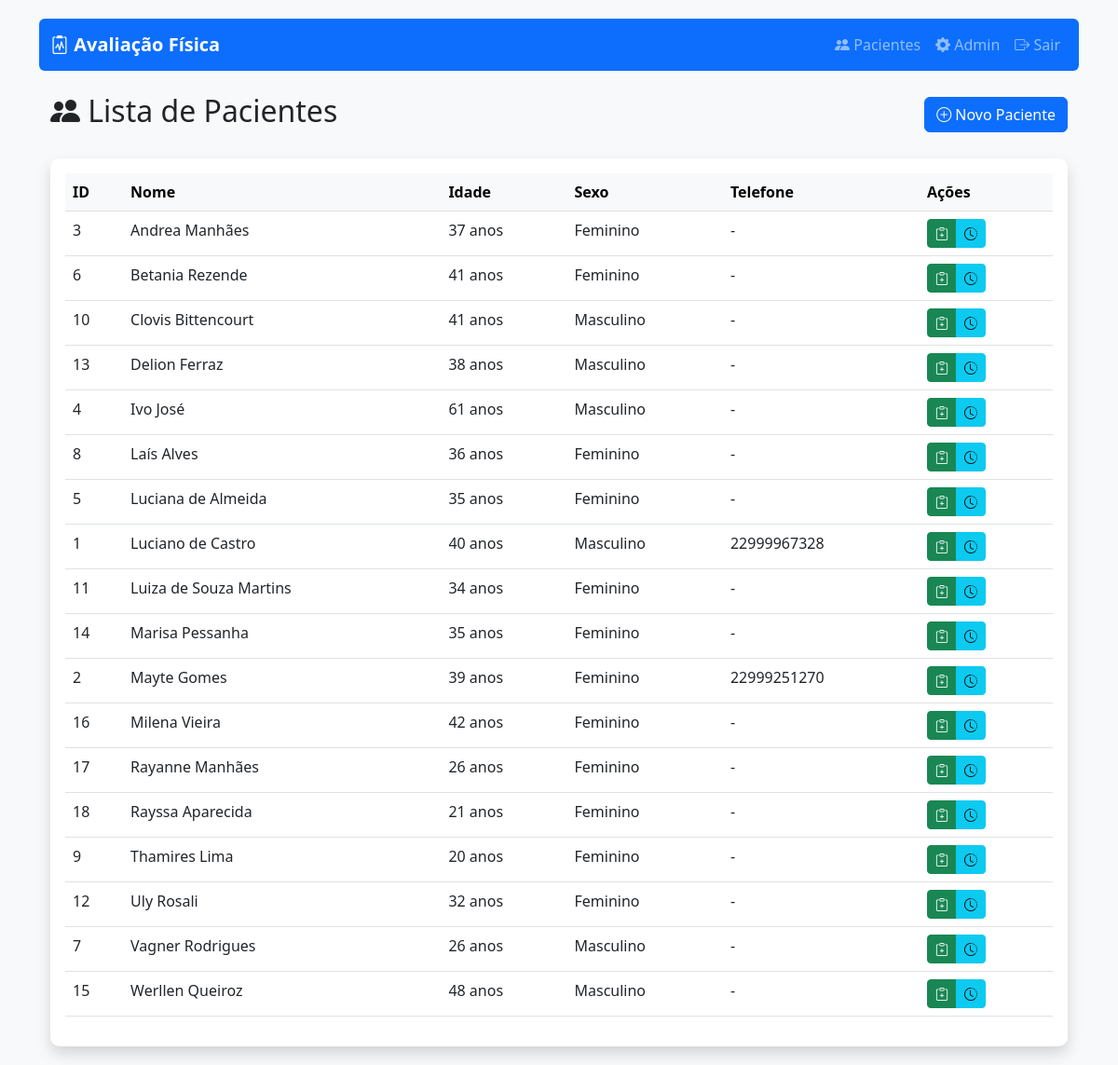
/pacientes/ (signed in), run on the app's committed database.
### avaliacao/models.py (models this page shows, shortened)
class Paciente(models.Model):
    SEXO_CHOICES = [('M', 'Masculino'), ('F', 'Feminino')]
    nome = models.CharField(max_length=100)
    sexo = models.CharField(max_length=1, choices=SEXO_CHOICES)
    data_nascimento = models.DateField()
    telefone = models.CharField(max_length=15, blank=True)
    email = models.EmailField(blank=True)
    observacoes = models.TextField(blank=True)
    @property
    def idade(self):
        hoje = date.today()
        return hoje.year - self.data_nascimento.year - (
            (hoje.month, hoje.day) < (self.data_nascimento.month, self.data_nascimento.day)
        )

### avaliacao/views.py (the view)
# urls.py: path('pacientes/', views.lista_pacientes, name='lista_pacientes'),
@login_required
def lista_pacientes(request):
    pacientes = Paciente.objects.all().order_by('nome')
    return render(request, 'avaliacao/lista_pacientes.html', {
        'pacientes': pacientes,
        'titulo': 'Lista de Pacientes'
    })

### avaliacao/templates/avaliacao/lista_pacientes.html (shortened to what this page needs)
{% extends 'avaliacao/base.html' %}
{% block content %}
<div class="container mt-4">
    <div class="d-flex justify-content-between align-items-center mb-4">
        <h2><i class="bi bi-people-fill"></i> Lista de Pacientes</h2>
        <a href="{% url 'avaliacao:novo_paciente' %}" class="btn btn-primary">
            <i class="bi bi-plus-circle"></i> Novo Paciente
        </a>
    </div>
    <div class="card shadow">
        <div class="card-body">
            <div class="table-responsive">
                <table class="table table-hover">
                    <thead class="table-light">
                        <tr>
                            <th>ID</th>
                            <th>Nome</th>
                            <th>Idade</th>
                            <th>Sexo</th>
                            <th>Telefone</th>
                            <th>Ações</th>
                        </tr>
                    </thead>
                    <tbody>
                        {% for paciente in pacientes %}
                        <tr>
                            <td>{{ paciente.id }}</td>
                            <td>{{ paciente.nome }}</td>
                            <td>{{ paciente.idade }} anos</td>
                            <td>{{ paciente.get_sexo_display }}</td>
                            <td>{{ paciente.telefone|default:"-" }}</td>
                            <td>
                                <div class="btn-group" role="group">
                                    <a href="{% url 'avaliacao:nova_avaliacao' paciente.id %}"
                                       class="btn btn-sm btn-success"
                                       title="Nova Avaliação">
                                        <i class="bi bi-clipboard-plus"></i>
                                    </a>
                                    <a href="{% url 'avaliacao:historico_avaliacoes' paciente.id %}"
                                       class="btn btn-sm btn-info"
                                       title="Ver Histórico">
                                        <i class="bi bi-clock-history"></i>
                                    </a>
                                </div>
                            </td>
                        </tr>
                        {% empty %}
                        <tr>
                            <td colspan="6" class="text-center text-muted">
                                Nenhum paciente cadastrado ainda.
                            </td>
                        </tr>
                        {% endfor %}
                    </tbody>
                </table>
            </div>
        </div>
    </div>
</div>
{% endblock %}

### avaliacao/templates/avaliacao/base.html (style rules this page uses)
body { background-color: #f8f9fa; padding-top: 20px; }
.card { border-radius: 10px; box-shadow: 0 4px 6px rgba(0, 0, 0, 0.1); margin-bottom: 20px; border: none; }

### avaliacao/templates/avaliacao/lista_pacientes.html (style rules this page uses)
.btn-group .btn { padding: 0.25rem 0.5rem; }

### data on the page
Paciente: id "3", nome "Andrea Manhães", idade "37", sexo "Feminino", telefone "-"
Paciente: id "6", nome "Betania Rezende", idade "41", sexo "Feminino", telefone "-"
Paciente: id "10", nome "Clovis Bittencourt", idade "41", sexo "Masculino", telefone "-"
Paciente: id "13", nome "Delion Ferraz", idade "38", sexo "Masculino", telefone "-"
Paciente: id "4", nome "Ivo José", idade "61", sexo "Masculino", telefone "-"
Paciente: id "8", nome "Laís Alves", idade "36", sexo "Feminino", telefone "-"
Paciente: id "5", nome "Luciana de Almeida", idade "35", sexo "Feminino", telefone "-"
Paciente: id "1", nome "Luciano de Castro", idade "40", sexo "Masculino", telefone "22999967328"
Paciente: id "11", nome "Luiza de Souza Martins", idade "34", sexo "Feminino", telefone "-"
Paciente: id "14", nome "Marisa Pessanha", idade "35", sexo "Feminino", telefone "-"
Paciente: id "2", nome "Mayte Gomes", idade "39", sexo "Feminino", telefone "22999251270"
Paciente: id "16", nome "Milena Vieira", idade "42", sexo "Feminino", telefone "-"
Paciente: id "17", nome "Rayanne Manhães", idade "26", sexo "Feminino", telefone "-"
Paciente: id "18", nome "Rayssa Aparecida", idade "21", sexo "Feminino", telefone "-"
Paciente: id "9", nome "Thamires Lima", idade "20", sexo "Feminino", telefone "-"
Paciente: id "12", nome "Uly Rosali", idade "32", sexo "Feminino", telefone "-"
Paciente: id "7", nome "Vagner Rodrigues", idade "26", sexo "Masculino", telefone "-"
Paciente: id "15", nome "Werllen Queiroz", idade "48", sexo "Masculino", telefone "-"
